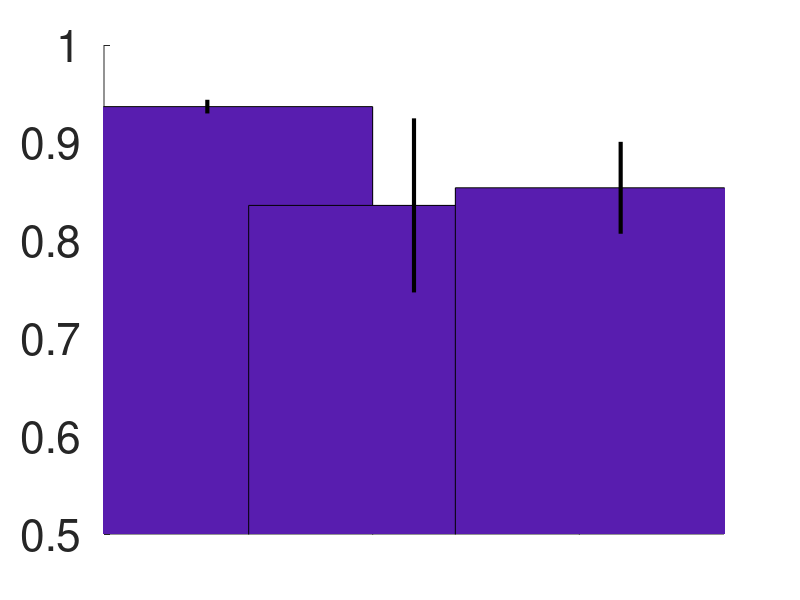

Reproduce this figure in MATLAB.
% Plots balanced accuracy bar plots for CLAE poster
%bal_acc=[0.868, 0.837, 0.836]; % train, valid, test
bal_acc=[0.937, 0.836, 0.854]; % train, valid, test
low_cis=[0.930, 0.747, 0.807];
hi_cis=[0.944, 0.925, 0.901];

% Validation Data
% 0.836249581547
% 0.747432385681
% 0.925066777413
% Training Data
% 0.93707112363
% 0.930004703389
% 0.944137543871

% Test Data
%Mean (95p CI) bacc: 0.854484 (0.807916-0.901052)

% Mean across subs:
% Mean (95p CI) bacc: 0.854484 (0.807916-0.901052)
% Mean (95p CI) spec: 0.972296 (0.949523-0.995068)
% Mean (95p CI) sens: 0.736673 (0.651675-0.821671)
% Mean (95p CI) AUC: 0.854484 (0.807916-0.901052)



clear rgb
rgb{1}=[88, 29, 175]/255;
rgb{2}=[88, 29, 175]/255;
rgb{3}=[88, 29, 175]/255;

figure(1);
clf();
hold on;
%h=bar(bal_acc);
for a=1:3,
    h=bar(a,bal_acc(a));
    set(h,'facecolor',rgb{a});
    plot([1, 1]*a,[low_cis(a), hi_cis(a)],'k-','linewidth',3);
end
set(gca,'xtick',[],'ylim',[0.5, 1],'ytick',[0.5:.1:1], ...
    'fontsize',32,'xlim',[0.5, 3.5]);
print(gcf,'-depsc','bal_acc');